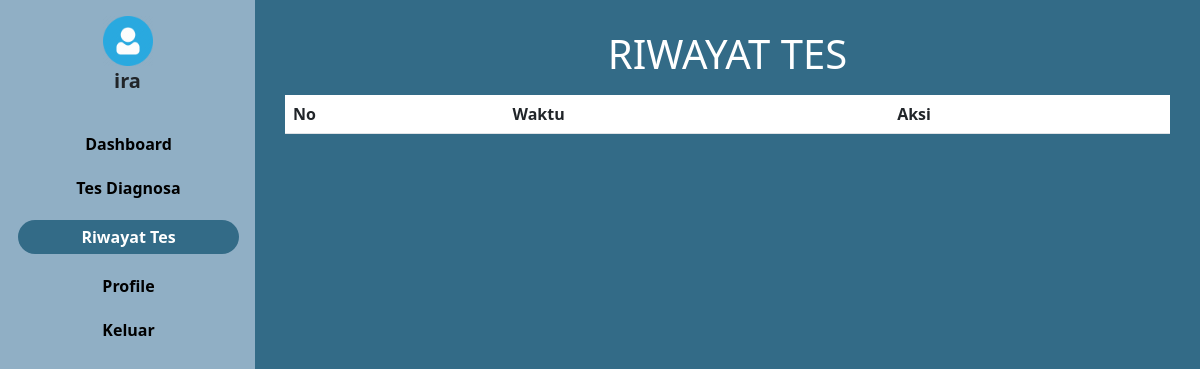
The app's page /user/riwayat.php (signed in), older data.
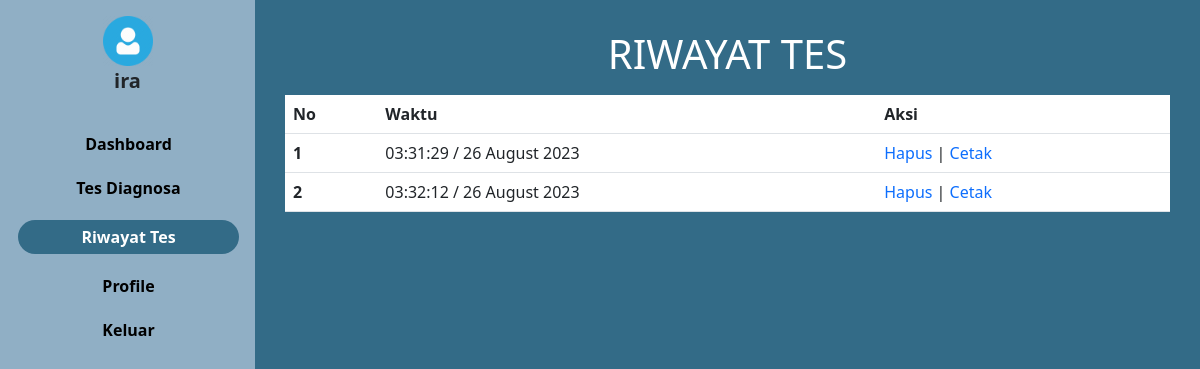
The same page, newer data.
### tables this page shows
CREATE TABLE `hasil_diagnosa` (
  `idhasil` int(10) NOT NULL,
  `iduser` int(15) NOT NULL,
  `tanggal` timestamp NOT NULL DEFAULT current_timestamp() ON UPDATE current_timestamp(),
  `usia` int(10) NOT NULL,
  `cf_katarak` double NOT NULL,
  `bayes_katarak` double NOT NULL,
  `cf_konjungtivitis` double NOT NULL,
  `bayes_konjungtivitis` double NOT NULL,
  `cf_miopi` double NOT NULL,
  `bayes_miopi` double NOT NULL,
  `cf_glaukoma` double NOT NULL,
  `bayes_glaukoma` double NOT NULL,
  `cf_butawarna` double NOT NULL,
  `bayes_butawarna` double NOT NULL,
  `cf_presbiopi` double NOT NULL,
  `bayes_presbiopi` double NOT NULL,
  `cf_astigmatisme` double NOT NULL,
  `bayes_astigmatisme` double NOT NULL,
  `cf_hipermetropi` double NOT NULL,
  `bayes_hipermetropi` double NOT NULL,
  `cf_buwar` double DEFAULT NULL,
  `bayes_buwar` double DEFAULT NULL
);

### konek.php (called while the page is built, shortened)
<?php
$koneksi = mysqli_connect("localhost", "root", "", "mata");
function query($query)
{
    global $koneksi;
    $result = mysqli_query($koneksi, $query);
    $rows = [];
    while ($row = mysqli_fetch_assoc($result)) {
        $rows[] = $row;
    }
    return $rows;
}
function dekripsi($teks)
{
    $text = $teks;
    $kunci = 'mataRara';
    $key = hash('sha256', $kunci);
    $pkey = "123";
    $method = "aes-192-cfb1";
    $iv = substr(hash('sha256', $pkey), 0, 16);
    $dekripsi = base64_decode($text);
    $dekripsi = openssl_decrypt($dekripsi, $method, $key, 0, $iv);
    return $dekripsi;
}
?>

### user/riwayat.php (the view, shortened to what this page needs)
<?php
require_once '../konek.php';
$id = dekripsi($_COOKIE['mataRara']);
$user = query("SELECT * FROM user WHERE iduser = $id")[0];
$data = query("SELECT * FROM hasil_diagnosa WHERE iduser = $id");
?>
<html lang="en">
<head>
  <link href="https://cdn.jsdelivr.net/npm/bootstrap@5.3.0/dist/css/bootstrap.min.css" rel="stylesheet"
>
  <link rel="stylesheet" href="https://cdn.datatables.net/1.13.4/css/jquery.dataTables.min.css">
  <link rel="stylesheet" href="../style.css">
</head>
<body>
  <div class="main-container d-flex">
    <div class="sidebar px-3 pt-3">
      <div class="header pb-3">
        <img class="text-center" src="../img/<?php echo $user['foto']; ?>"
          style="width: 50px; margin-right: auto; margin-left: auto; display: block;" alt="">
        <h5 class="offcanvas-title fw-bold text-center" style="margin-left: auto; font-size: 20px"
          id="offcanvasDarkLabel"><?php echo $user['nama']; ?></h5>
      </div>
      <ul>
        <li class=""> <a href="index.php">Dashboard</a></li>
        <li class=""><a href="tes.php">Tes Diagnosa</a></li>
        <li class="active"> <a href="riwayat.php">Riwayat Tes</a></li>
        <li class=""> <a href="profile.php">Profile</a></li>
        <li class=""> <a href="../keluar.php">Keluar</a></li>
      </ul>
    </div>
    <div class="content" style="width: 100%;">
      <div class="container ">
        <h1 style="text-align:center; margin-top: 30px; color: white; padding: 0px 35px">RIWAYAT TES</h1>
        <div class="row align-items-start text-center" style="margin-top: 17px">
          <table class="table" id="example2">
            <thead>
              <tr>
                <th scope="col">No</th>
                <th scope="col">Waktu</th>
                <th scope="col">Aksi</th>
              </tr>
            </thead>
            <tbody>
              <?php
              $i = 1;
              foreach ($data as $d):
                $waktu_tes = strftime('%H:%M:%S / %d %B %Y', strtotime($d['tanggal']));
                ?>
                <tr>
                  <th scope="row">
                    <?= $i; ?>
                  </th>
                  <td>
                    <?= $waktu_tes; ?>
                  </td>
                  <td><a style="text-decoration: none;" href="../delete_pengguna.php?idhasil=<?= $d['idhasil']; ?>"
                      onclick="return confirm('Apakah anda yakin ingin menghapus data?')">Hapus</a> | <a
                      style="text-decoration: none;" href="../print.php?idhasil=<?= $d['idhasil']; ?>"
                      target="_blank">Cetak</a></td>
                </tr>
                <?php
                $i++;
              endforeach;
              ?>
            </tbody>
          </table>
        </div>
      </div>
    </div>
  </div>
</body>
</html>

Row changes from the older to the newer data that the page shows:
added hasil_diagnosa: tanggal "03:31:29 / 26 August 2023"
added hasil_diagnosa: tanggal "03:32:12 / 26 August 2023"
